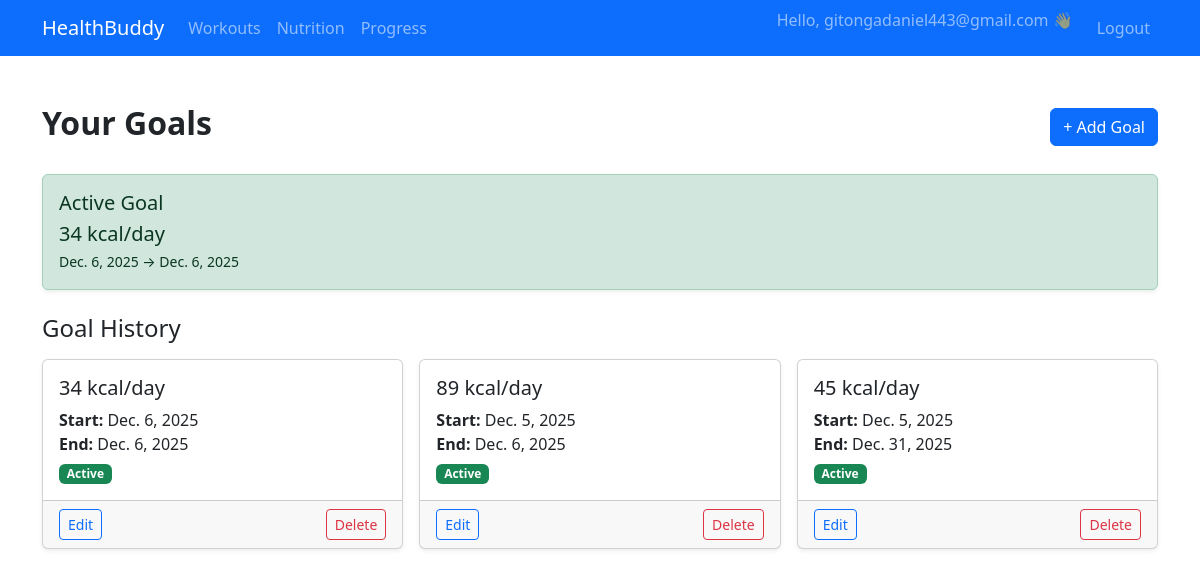
The app's page /progress/goals/ (signed in) with its own data.
### progress/models.py (models this page shows, shortened)
class NutritionGoal(models.Model):
    user = models.ForeignKey(User, on_delete=models.CASCADE, related_name='nutrition_goals')
    daily_calorie_target = models.PositiveIntegerField(help_text="Target calories per day")
    start_date = models.DateField()
    end_date = models.DateField(blank=True, null=True)
    active = models.BooleanField(default=True)
    created_at = models.DateTimeField(auto_now_add=True)

### goals/views.py (the view)
# urls.py: path('', views.goals_home, name='goals_home'),
@login_required
def goals_home(request):
    user = request.user
    goals = NutritionGoal.objects.filter(user=user).order_by('-start_date')
    active_goal = goals.filter(active=True).first()
    goal_form = NutritionGoalForm()
    context = {
        'goals': goals,
        'active_goal': active_goal,
        'goal_form': goal_form,
    }
    return render(request, 'goals/goals_home.html', context)

### goals/templates/goals/goals_home.html (shortened to what this page needs)
{% extends "progress/base.html" %}
{% load widget_tweaks %}
{% block content %}
<div class="container my-5">
    <div class="d-flex justify-content-between align-items-center mb-4">
        <h2 class="fw-bold">Your Goals</h2>
        <button class="btn btn-primary" data-bs-toggle="collapse" data-bs-target="#addGoalForm" aria-expanded="false">
            + Add Goal
        </button>
    </div>
    {% if active_goal %}
    <div class="alert alert-success shadow-sm">
        <h5 class="mb-1"> Active Goal</h5>
        <p class="mb-0 fs-5">{{ active_goal.daily_calorie_target }} kcal/day</p>
        <small>{{ active_goal.start_date }} → {{ active_goal.end_date|default:"Ongoing" }}</small>
    </div>
    {% else %}
    <div class="alert alert-warning shadow-sm">
        <i class="bi bi-exclamation-triangle-fill"></i> No active goal set.
    </div>
    {% endif %}
    <h4 class="mt-4 mb-3">Goal History</h4>
    <div class="row g-3">
        {% for goal in goals %}
        <div class="col-md-6 col-lg-4">
            <div class="card h-100 shadow-sm">
                <div class="card-body">
                    <h5 class="card-title">{{ goal.daily_calorie_target }} kcal/day</h5>
                    <p class="card-text mb-1">
                        <strong>Start:</strong> {{ goal.start_date }}<br>
                        <strong>End:</strong> {{ goal.end_date|default:"Ongoing" }}
                    </p>
                    <span class="badge {% if goal.active %}bg-success{% else %}bg-secondary{% endif %}">
                        {% if goal.active %}Active{% else %}Inactive{% endif %}
                    </span>
                </div>
                <div class="card-footer d-flex justify-content-between">
                    <a href="{% url 'goals:edit_goal' goal.id %}" class="btn btn-sm btn-outline-primary">Edit</a>
                    <form method="post" action="{% url 'goals:delete_goal' goal.id %}" class="d-inline">
                        <button class="btn btn-sm btn-outline-danger" onclick="return confirm('Delete this goal?')">Delete</button>
                    </form>
                </div>
            </div>
        </div>
        {% empty %}
        <div class="col-12">
            <div class="alert alert-info text-center">No goals yet. Add your first goal above!</div>
        </div>
        {% endfor %}
    </div>
</div>
{% endblock %}

### progress/templates/progress/base.html (shortened to what this page needs)
<!doctype html>
<html lang="en">
  <head>
    <link href="https://cdn.jsdelivr.net/npm/bootstrap@5.3.2/dist/css/bootstrap.min.css" rel="stylesheet">
  </head>
  <body>
    <nav class="navbar navbar-expand-lg navbar-dark bg-primary">
      <div class="container">
        <a class="navbar-brand" href="/">HealthBuddy</a>
        <div class="collapse navbar-collapse" id="navMenu">
          <ul class="navbar-nav me-auto">
            {% if user.is_authenticated %}
            <li class="nav-item"><a class="nav-link" href="{% url 'workouts:workouts_list' %}">Workouts</a></li>
            <li class="nav-item"><a class="nav-link" href="{% url 'nutrition:nutrition_list' %}">Nutrition</a></li>
            <li class="nav-item"><a class="nav-link" href="{% url 'progress:progress_home' %}">Progress</a></li>
            {% endif %}
          </ul>
          <ul class="navbar-nav ms-auto">
            {% if user.is_authenticated %}
            <li class="nav-item"><span class="navbar-text me-3">Hello, {{ user.username }} 👋</span></li>
            <li class="nav-item"><a class="nav-link" href="{% url 'logout' %}">Logout</a></li>
            {% else %}
            <li class="nav-item"><a class="nav-link" href="{% url 'login' %}">Login</a></li>
            {% endif %}
          </ul>
        </div>
      </div>
    </nav>
    <main>
      {% block content %}{% endblock %}
    </main>
  </body>
</html>

### records on screen
NutritionGoal: daily_calorie_target "34", start_date "Dec. 6, 2025", end_date "Dec. 6, 2025", active "Active"
NutritionGoal: daily_calorie_target "89", start_date "Dec. 5, 2025", end_date "Dec. 6, 2025", active "Active"
NutritionGoal: daily_calorie_target "45", start_date "Dec. 5, 2025", end_date "Dec. 31, 2025", active "Active"

### other values on screen
{{ user.username }} "gitongadaniel443@gmail.com"
